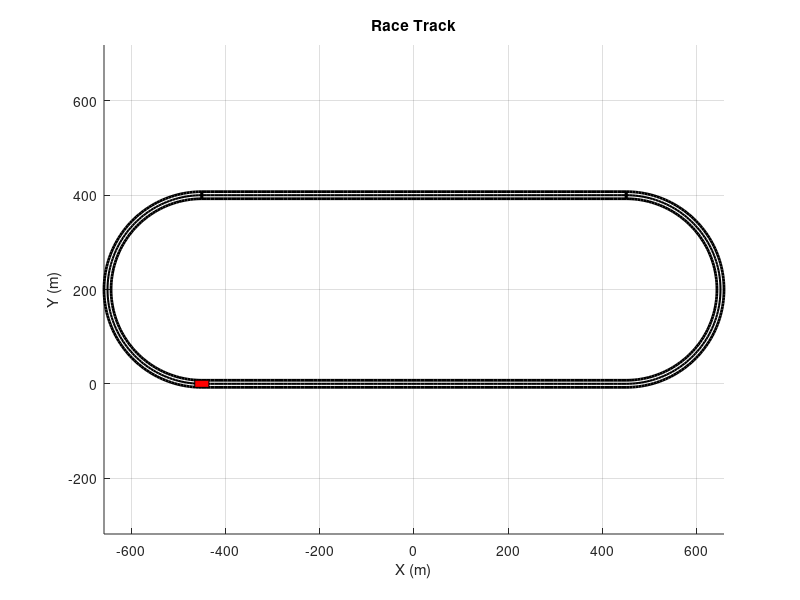

MATLAB code to generate this figure: (Note: this script raises an error after producing the figure.)
clc; clear; close all;
%track
R = 200; 
L = 900;
track_width = 15; 
half_width = track_width / 2;
%vehicle
veh_length = 30; 
veh_width = 15;  
vehicle_speed = 5; 

t1 = linspace(-L/2, L/2, 100);
x1 = t1;
y1 = zeros(size(t1));
theta1 = zeros(size(t1)); 

theta2 = linspace(-pi/2, pi/2, 100);
x2 = (L/2) + R * cos(theta2);
y2 = R + R * sin(theta2);
theta2 = theta2 + pi/2;

t2 = linspace(L/2, -L/2, 100);
x3 = t2;
y3 = 2*R * ones(size(t2));
theta3 = zeros(size(t2)); 

theta4 = linspace(pi/2, 3*pi/2, 100);
x4 = (-L/2) + R * cos(theta4);
y4 = R + R * sin(theta4);
theta4 = theta4 + pi/2; 

x = [x1 x2 x3 x4];
y = [y1 y2 y3 y4];
theta = [theta1 theta2 theta3 theta4];


x_inner = x - half_width * cos(theta + pi/2);
y_inner = y - half_width * sin(theta + pi/2);

x_outer = x + half_width * cos(theta + pi/2);
y_outer = y + half_width * sin(theta + pi/2);

% Initialize figure
figure;
hold on;
plot(x_inner, y_inner, 'k', 'LineWidth', 2); 
plot(x_outer, y_outer, 'k', 'LineWidth', 2); 
plot(x, y, 'k', 'LineWidth', 1.5); 
axis equal;
grid on;
xlabel('X (m)');
ylabel('Y (m)');
title('Race Track');

vehicle_shape = [-veh_length/2, veh_length/2, veh_length/2, -veh_length/2;
                 -veh_width/2, -veh_width/2, veh_width/2, veh_width/2]; 

veh_patch = patch(vehicle_shape(1, :) + x(1), vehicle_shape(2, :) + y(1), 'r');

path_x = [];
path_y = [];


dist = cumsum([0, sqrt(diff(x).^2 + diff(y).^2)]);

[dist_unique, idx] = unique(dist); 
x_unique = x(idx);
y_unique = y(idx);
theta_unique = theta(idx);

desired_dist = 0:vehicle_speed:max(dist_unique);
x_interp = interp1(dist_unique, x_unique, desired_dist, 'linear');
y_interp = interp1(dist_unique, y_unique, desired_dist, 'linear');
theta_interp = interp1(dist_unique, theta_unique, desired_dist, 'linear');

path_x = [];
path_y = [];

for i = 1:length(x_interp)
    path_x = [path_x, x_interp(i)];
    path_y = [path_y, y_interp(i)];
    
    R_mat = [cos(theta_interp(i)), -sin(theta_interp(i)); sin(theta_interp(i)), cos(theta_interp(i))];
    rotated_vehicle = R_mat * vehicle_shape;
    veh_patch.XData = rotated_vehicle(1, :) + x_interp(i);
    veh_patch.YData = rotated_vehicle(2, :) + y_interp(i);
    
    plot(path_x, path_y, 'b', 'LineWidth', 1.5);
    
    pause(0.005);
end
